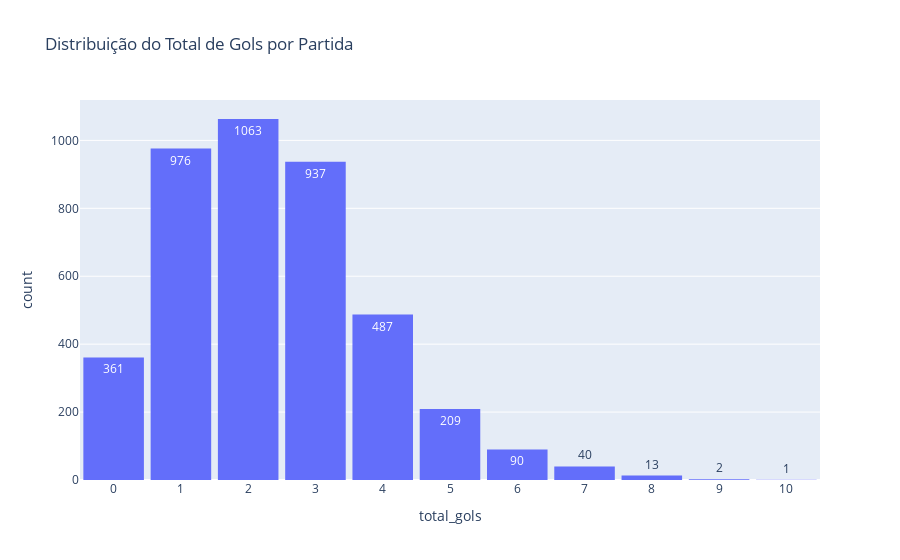

Notebook code for this chart:
### Code cell
# --- Distribuição do total de gols ---
fig_gols = px.histogram(
    df_modelo,
    x="total_gols",
    title="Distribuição do Total de Gols por Partida",
    text_auto=True,
    category_orders={"total_gols": sorted(df_modelo['total_gols'].unique())}
)
# Corrigir espaçamento dos ticks
fig_gols.update_layout(
    xaxis=dict(
        tickmode='linear',
        tick0=0,
        dtick=1
    ),
    bargap=0.1
)

fig_gols.show()

### Figure 1 — Plotly figure (JSON) as saved in the notebook; plotly's stock layout.template omitted (floating-point values rounded to 4 significant figures; data arrays with more than 128 entries replaced by an {"elided": "..."} marker saying what was removed)
{"data": [{"bingroup": "x", "hovertemplate": "total_gols=%{x}<br>count=%{y}<extra></extra>", "legendgroup": "", "marker": {"color": "#636efa", "pattern": {"shape": ""}}, "name": "", "orientation": "v", "showlegend": false, "texttemplate": "%{value}", "type": "histogram", "x": {"elided": "4179 int values"}, "xaxis": "x", "yaxis": "y"}], "layout": {"bargap": 0.1, "barmode": "relative", "legend": {"tracegroupgap": 0}, "title": {"text": "Distribuição do Total de Gols por Partida"}, "xaxis": {"anchor": "y", "categoryarray": [0, 1, 2, 3, 4, 5, 6, 7, 8, 9, 10], "categoryorder": "array", "domain": [0, 1], "dtick": 1, "tick0": 0, "tickmode": "linear", "title": {"text": "total_gols"}}, "yaxis": {"anchor": "x", "domain": [0, 1], "title": {"text": "count"}}}}
